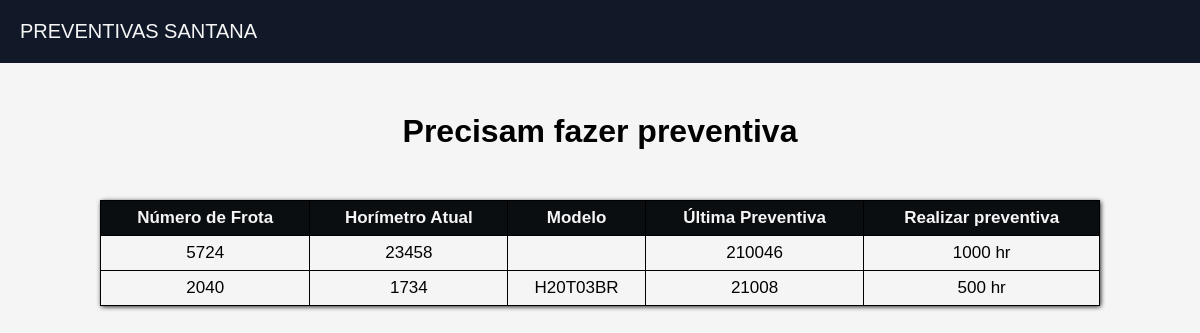
Page /pendentes on the committed database.
### maquinas/models.py (models this page shows, shortened)
class UltimaPreventiva(models.Model):
    frota = models.IntegerField(default = '', verbose_name='Número de frota')
    horimetro = models.IntegerField(default = '', verbose_name='Horimetro de máquina')
    modelo = models.CharField(default= '',max_length=100, verbose_name='Modelo de máquina')
    HoradePreventiva = models.IntegerField(default = '',verbose_name='Preventiva de quantas horas')
    OS = models.IntegerField(default = '',verbose_name='Ordem de serviço')
    pecas = models.ManyToManyField(Pecas, verbose_name='Peças usadas')
    @property
    def proximaPrev(self):
        return self.horimetro + self.HoradePreventiva

### maquinas/views.py (the view)
# urls.py: path('pendentes', views.pendentes, name='pendentes')
def pendentes(request):
    ultimo_horimetro = request.session.get('ultimo_horimetro', None)
    maq_manutencao = []
    maquinas = UltimaPreventiva.objects.all()
    for maquina in maquinas:
        try:
            ultimo_horimetro = Patrimonio.objects.filter(frota=maquina.frota).latest('id').horimetro
            if ultimo_horimetro >= maquina.proximaPrev:
                maq_manutencao.append({'maquina': maquina, 'ultimo_horimetro': ultimo_horimetro})
        except Patrimonio.DoesNotExist:
            continue
    context = {'maq_manutencao': maq_manutencao, 'ultimo_horimetro': ultimo_horimetro}
    return render(request, 'maquinas/pendentes.html', context)

### maquinas/templates/maquinas/pendentes.html (shortened to what this page needs)
{% extends 'maquinas/nav.html'%}
{% load static %}
{% block content %}
<!DOCTYPE html>
<html lang="pt-br">
<head>
    <link rel="stylesheet" type="text/css" href="{% static '/css/pendentes.css' %}">
</head>
<body>
    <h1>Precisam fazer preventiva</h1>
    <div class="tabela">
        <table>
            <thead>
                <tr>
                    <th>Número de Frota</th>
                    <th>Horímetro Atual</th>
                    <th>Modelo</th>
                    <th>Última Preventiva</th>
                    <th>Realizar preventiva</th>
                </tr>
            </thead>
            <tbody>
                {% for item in maq_manutencao %}
                <tr>
                    <td>{{ item.maquina.frota }}</td>
                    <td>{{ item.ultimo_horimetro }}</td>
                    <td>{{ item.maquina.modelo }}</td>
                    <td>{{ item.maquina.OS }}</td>
                    <td>{{ item.maquina.HoradePreventiva}} hr</td>
                </tr>
                {% empty %}
                <tr>
                    <td colspan="6">Nenhuma máquina precisa de manutenção preventiva no momento.</td>
                </tr>
                {% endfor %}
            </tbody>
        </table>
    </div>
</body>
</html>
{% endblock content %}

### maquinas/static/css/pendentes.css (style rules this page uses)
* { padding: 0; margin: 0; }
body { background-color: whitesmoke; font-family: Arial, Helvetica, sans-serif; }
h1 { text-align: center; }
.tabela { display: flex; align-items: center; justify-content: center; margin-top: 50px; }
table { width: 1000px; border-collapse: collapse; margin-bottom: 100px; box-shadow: .5px .5px 5px black; font-size: 17px; }
th, td { border: 1px solid black; padding: 7px; text-align: center; }
th { background-color: #0b0e11; color: whitesmoke; }

### rows in the picture
UltimaPreventiva: maquina.frota "5724", ultimo_horimetro "23458", maquina.OS "210046", maquina.HoradePreventiva "1000"
UltimaPreventiva: maquina.frota "2040", ultimo_horimetro "1734", maquina.modelo "H20T03BR", maquina.OS "21008", maquina.HoradePreventiva "500"
